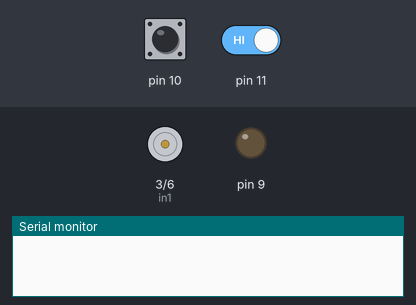
A sketch run on a simulated Arduino Uno, built with avr-gcc and run on an emulated ATmega328P. Shown: motor-driver pin pairs drawn as motors (green arrow = first pin HIGH = forward, orange = second pin HIGH = backward, longer = more drive, scaled by the enable pin), output pins drawn as LEDs (lit = HIGH), the last lines printed to the serial monitor. Inputs (shaded band) come from the test bench; at power-on: pin 11 HIGH, pin 10 HIGH.

Above: at 2.3 s.
2.4 s: pin 11 driven LOW
At 4.3 s:
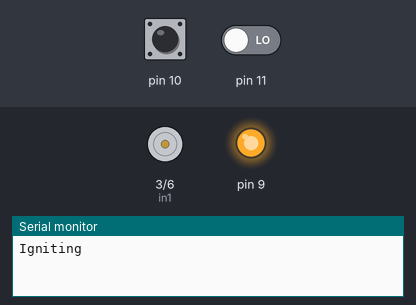
At 18.4 s:
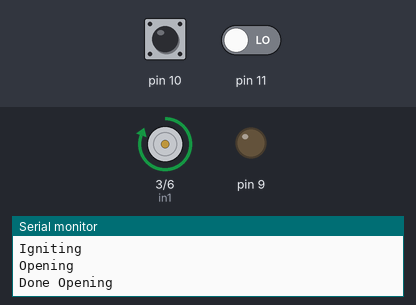
Timing chart, 0 to 19.1 s (numbered marks = the images above; inputs shaded):
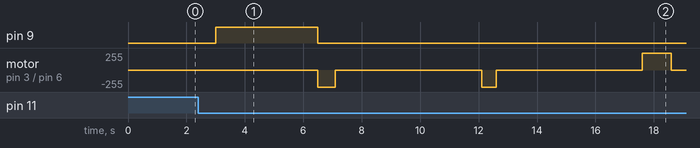

The sketch:

Debugg.ino
```cpp
int pwmPin = 5;    // motor connected to digital pin 5
int in1 = 3;
int in2 = 6;

const byte interruptPin = 2;
int count = 1;


void setup() {
  // put your setup code here, to run once:
  pinMode(9, OUTPUT);
  pinMode(10 , INPUT);
  pinMode(11 , INPUT);
  pinMode(3 , OUTPUT);
  pinMode(6 , OUTPUT);
  pinMode(5 , OUTPUT);
  Serial.begin(9600);

  // prime the interrupt pins
  pinMode(interruptPin, INPUT_PULLUP);
  digitalWrite(in1, LOW);
  digitalWrite(in2, LOW);
  digitalWrite(9, LOW);
  digitalWrite(10, LOW);
  digitalWrite(11, LOW);

}

void loop() {

  if (digitalRead(10) == LOW && digitalRead(11) == LOW) {
    Serial.print("Waiting for go signal\n");
  }

  else if (digitalRead(10) == HIGH && digitalRead(11) == LOW && count == 1) {
    Serial.print("Igniting\n");
    digitalWrite(9, HIGH);                //Igniter
    delay(3500);                          //Delay for burn
    digitalWrite(9, LOW);

    // HALF OPEN
    digitalWrite(in2, HIGH);              //Direction --> Reverse
    analogWrite(pwmPin, 255);             //digitalWrite(pwmPin, HIGH);           //Speed
    Serial.print("Opening\n");
    delay(600);                          //For how long
    digitalWrite(in1, LOW);
    digitalWrite(in2, LOW);
    delay(5000);

    // FULLY OPEN
    Serial.println("Done Opening");                                       //Serial.print("Full Open\n");
    digitalWrite(in2, HIGH);
    analogWrite(pwmPin, 255);
    delay(500);
    digitalWrite(in1, LOW);
    digitalWrite(in2, LOW);
    delay(5000);
    //delay(180000);

    //FULLY CLOSING
    digitalWrite(in1, HIGH);
    analogWrite(pwmPin, 255);
    delay(1000);
    digitalWrite(in1, LOW);
    digitalWrite(in2, LOW);


    //digitalWrite(in1, LOW);
    //digitalWrite(in2, HIGH);
    Serial.print("Closed\n");
    //delay(1500);
    //digitalWrite(in1, LOW);
    //digitalWrite(in2, LOW);
    count++;
  }

  while (digitalRead(11) == HIGH) {
    digitalWrite(in1, LOW);
    digitalWrite(in2, HIGH);
    delay(1500);
    digitalWrite(in1, LOW);
    digitalWrite(in2, LOW);
    break;
  }
  }
```

Measured:
- after the input at 2.4 s, pin 9: LOW → HIGH after 0.60 s, → LOW 3.5 s later; motor on pin 3 (in1) / pin 6 (in2): stopped → backward 255/255 after 4.1 s, → stopped 0.60 s later, → backward 255/255 5.0 s later, → stopped 0.50 s later, … (6 changes in this stretch)
